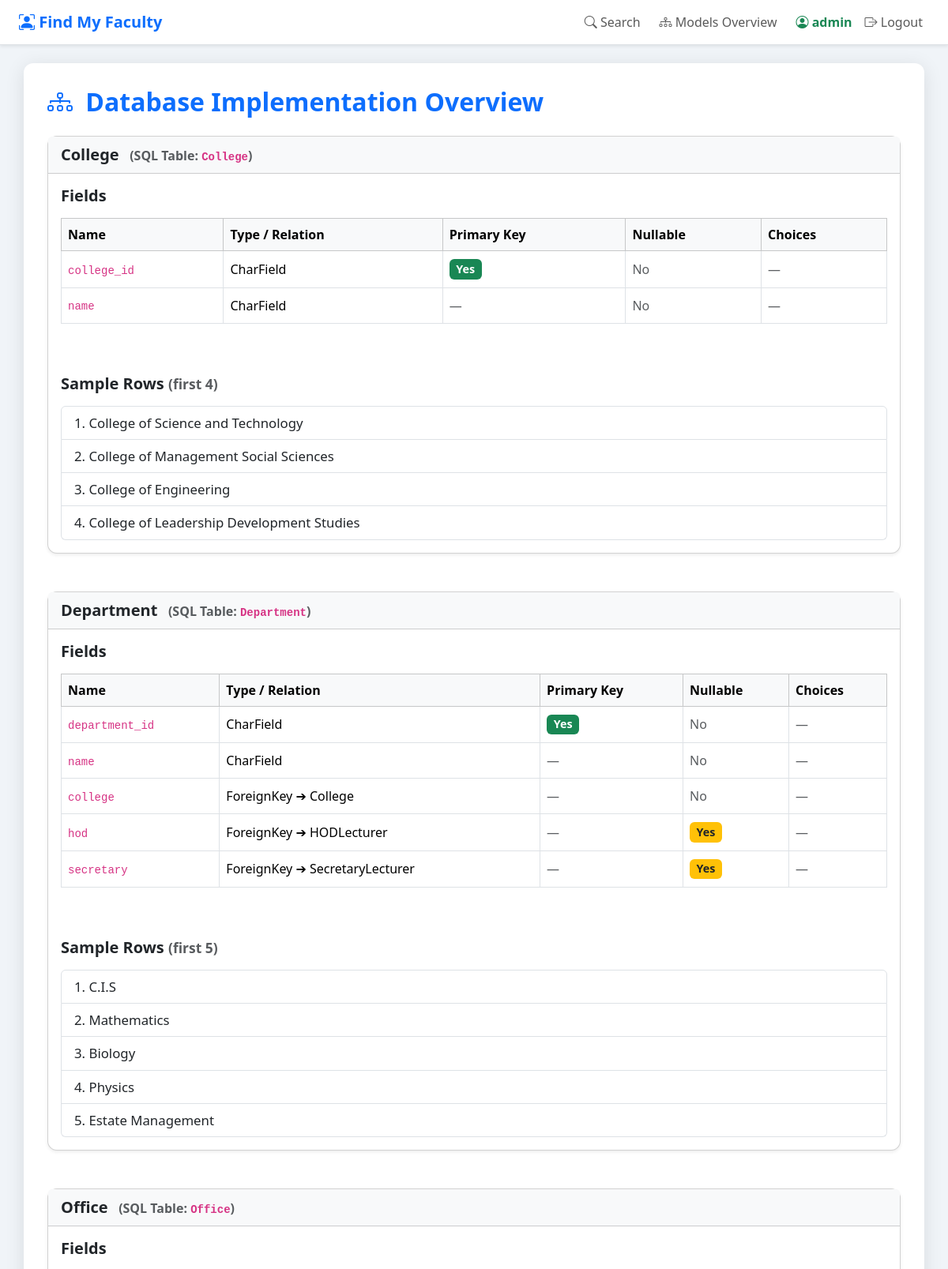
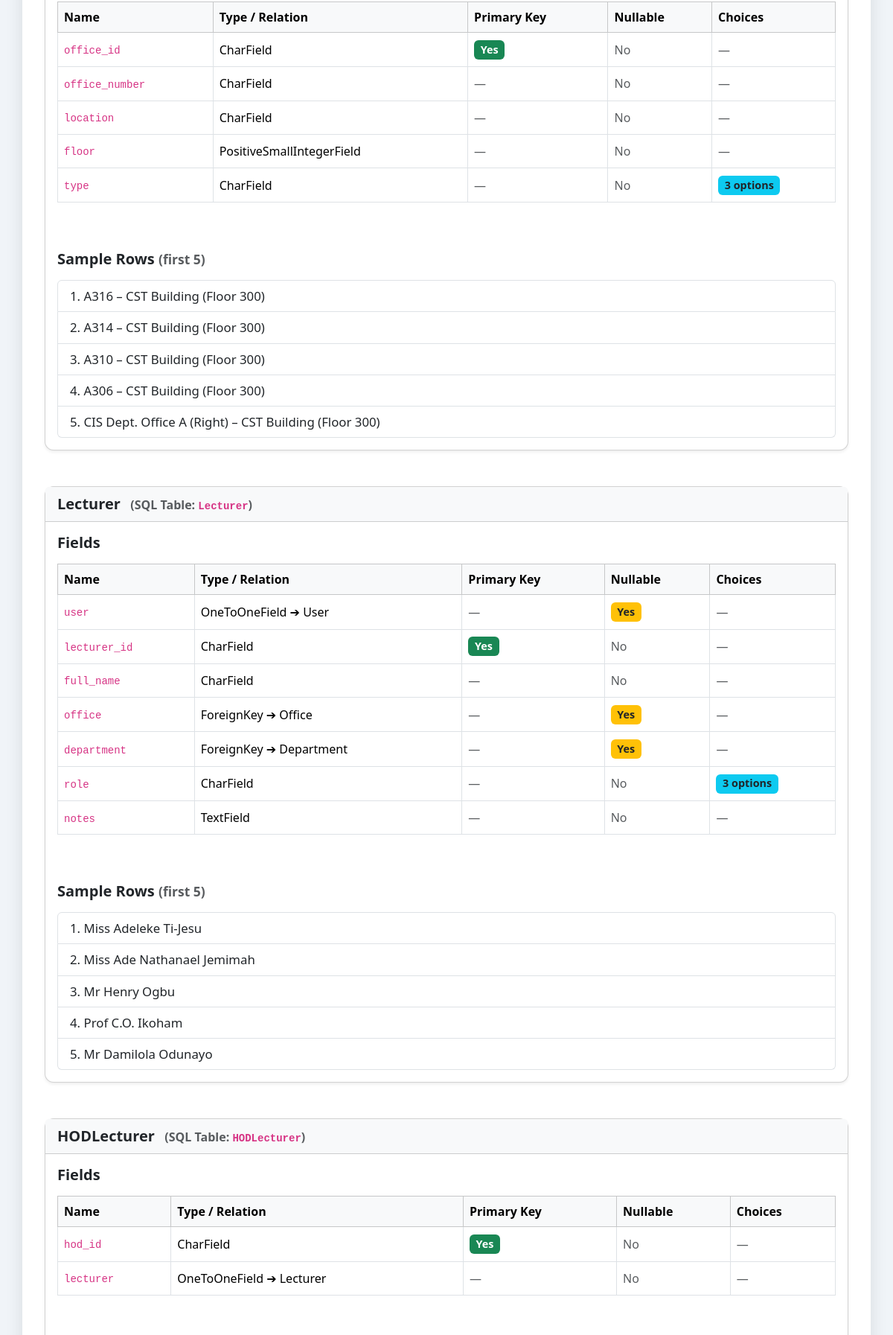
/model-diagram/ (signed in, upper part), run on the app's committed database (2 pictures, top to bottom).
### find_my_lecturer_app/models.py (models this page shows)
class College(models.Model):
    college_id = models.CharField(primary_key=True, max_length=8)
    name = models.CharField(max_length=100)
    class Meta:
        db_table = "College"
    def __str__(self):
        return self.name

class Department(models.Model):
    department_id = models.CharField(primary_key=True, max_length=8)
    name = models.CharField(max_length=100)
    college = models.ForeignKey(
        College,
        on_delete=models.PROTECT,
        related_name="departments",
    )
    hod = models.ForeignKey(
        "HODLecturer",
        on_delete=models.SET_NULL,
        null=True,
        blank=True,
        related_name="departments",
    )
    secretary = models.ForeignKey(
        "SecretaryLecturer",
        on_delete=models.SET_NULL,
        null=True,
        blank=True,
        related_name="departments",
    )
    class Meta:
        db_table = "Department"
    def __str__(self):
        return self.name

class Office(models.Model):
    TYPE_STANDARD = "STANDARD"
    TYPE_CUBICLE = "CUBICLE"
    TYPE_LAB = "LABORATORY"
    TYPE_CHOICES = [
        (TYPE_STANDARD, "Standard"),
        (TYPE_CUBICLE, "Cubicle"),
        (TYPE_LAB, "Laboratory"),
    ]
    office_id = models.CharField(primary_key=True, max_length=8)
    office_number = models.CharField(max_length=50)
    location = models.CharField(max_length=100)
    floor = models.PositiveSmallIntegerField()
    type = models.CharField(max_length=20, choices=TYPE_CHOICES)
    class Meta:
        db_table = "Office"
    def __str__(self):
        return f"{self.office_number} – {self.location} (Floor {self.floor})"

class Lecturer(models.Model):
    ROLE_LECTURER = "LECTURER"
    ROLE_HOD = "HOD"  # kept for quick filtering; actual role linkage is via *HODLecturer*
    ROLE_SECRETARY = "SECRETARY"  # idem
    ROLE_CHOICES = [
        (ROLE_LECTURER, "Lecturer"),
        (ROLE_HOD, "Head of Department"),
        (ROLE_SECRETARY, "Secretary"),
    ]
    user = models.OneToOneField(
        settings.AUTH_USER_MODEL,
        on_delete=models.CASCADE,
        related_name="lecturer_profile",
        null=True,
        blank=True,
    )
    lecturer_id = models.CharField(primary_key=True, max_length=8)
    full_name = models.CharField(max_length=120)
    office = models.ForeignKey(
        Office,
        on_delete=models.SET_NULL,
        null=True,
        blank=True,
        related_name="lecturers",
    )
    department = models.ForeignKey(
        Department,
        on_delete=models.SET_NULL,
        null=True,
        blank=True,
        related_name="lecturers",
    )
    role = models.CharField(max_length=10, choices=ROLE_CHOICES)
    notes = models.TextField(blank=True)
    class Meta:
        db_table = "Lecturer"
    def __str__(self):
        return self.full_name

### find_my_lecturer_app/views.py (the view)
# urls.py: path("model-diagram/", views.ModelsOverviewView.as_view(), name="models-overview"),
class ModelsOverviewView(TemplateView):
    template_name = "find_my_lecturer_app/models_overview.html"
    model_set = [College, Department, Office, Lecturer, HODLecturer, SecretaryLecturer]
    def get_context_data(self, **kwargs):
        context = super().get_context_data(**kwargs)
        models_info = []
        for mdl in self.model_set:
            meta = mdl._meta
            field_info = []
            for field in meta.get_fields():
                if not getattr(field, "concrete", False):
                    continue
                if field.is_relation and field.related_model:
                    f_type = f"{capfirst(field.get_internal_type())} ➔ {field.related_model.__name__}"
                else:
                    f_type = field.get_internal_type()
                field_info.append({
                    "name": field.name,
                    "type": f_type,
                    "null": getattr(field, "null", False),
                    "pk": field.primary_key,
                    "choices": field.choices if field.choices else None,
                })
            sample_rows = mdl.objects.all()[:5]
            models_info.append({
                "model_name": mdl.__name__,
                "db_table": meta.db_table,
                "fields": field_info,
                "samples": sample_rows,
            })
        context["models_info"] = models_info
        return context

### find_my_lecturer_app/models.py (called while the page is built)
    def __str__(self):
        return f"HOD {self.hod_id} – {self.lecturer.full_name}"

    def __str__(self):
        return f"Secretary {self.secretary_id} – {self.lecturer.full_name}"

### find_my_lecturer_app/templates/find_my_lecturer_app/models_overview.html (shortened to what this page needs)
{% extends "find_my_lecturer_app/base.html" %}
{% block content %}
<h2 class="mb-4 text-primary fw-bold">
  <i class="bi bi-diagram-3 me-2"></i> Database Implementation Overview
</h2>
{% for m in models_info %}
  <div class="card model-card shadow-sm mb-5">
    <div class="card-header">
      {{ m.model_name }}
      <span class="text-muted fs-6"> &nbsp; (SQL Table: <code>{{ m.db_table }}</code>)</span>
    </div>
    <div class="card-body">
      <h5 class="fw-semibold mb-3">Fields</h5>
      <div class="table-responsive">
        <table class="table table-hover table-bordered model-table">
          <thead class="table-light">
            <tr class="align-middle">
              <th>Name</th>
              <th>Type / Relation</th>
              <th>Primary Key</th>
              <th>Nullable</th>
              <th>Choices</th>
            </tr>
          </thead>
          <tbody>
            {% for f in m.fields %}
              <tr>
                <td><code>{{ f.name }}</code></td>
                <td>{{ f.type }}</td>
                <td>
                  {% if f.pk %}
                    <span class="badge bg-success">Yes</span>
                  {% else %}
                    <span class="text-muted">—</span>
                  {% endif %}
                </td>
                <td>
                  {% if f.null %}
                    <span class="badge bg-warning text-dark">Yes</span>
                  {% else %}
                    <span class="text-muted">No</span>
                  {% endif %}
                </td>
                <td>
                  {% if f.choices %}
                    <span class="badge bg-info text-dark">{{ f.choices|length }} option{{ f.choices|length|pluralize }}</span>
                  {% else %}
                    <span class="text-muted">—</span>
                  {% endif %}
                </td>
              </tr>
            {% endfor %}
          </tbody>
        </table>
      </div>
      <h5 class="fw-semibold mt-5 mb-3">Sample Rows <small class="text-muted">(first {{ m.samples|length }})</small></h5>
      {% if m.samples %}
        <ol class="list-group list-group-numbered">
          {% for obj in m.samples %}
            <li class="list-group-item">{{ obj }}</li>
          {% endfor %}
        </ol>
      {% else %}
        <p class="text-muted"><em>No data yet.</em></p>
      {% endif %}
    </div>
  </div>
{% endfor %}
{% endblock %}

### find_my_lecturer_app/templates/find_my_lecturer_app/base.html (shortened to what this page needs)
{% load static %}
{% load tz %}
<!DOCTYPE html>
<html lang="en">
<head>
  <link rel="stylesheet" href="{% static 'css/bootstrap.min.css' %}">
  <link href="https://cdn.jsdelivr.net/npm/bootstrap-icons@1.10.5/font/bootstrap-icons.css" rel="stylesheet">
</head>
<body>
  <nav class="navbar navbar-expand-lg bg-white fixed-top border-bottom shadow-sm">
    <div class="container-fluid px-4">
      <a class="navbar-brand" href="{% url 'find_my_lecturer_app:home' %}">
        <i class="bi bi-person-bounding-box"></i> Find My Faculty
      </a>
      <div class="collapse navbar-collapse">
        <ul class="navbar-nav ms-auto align-items-center">
          <li class="nav-item me-2">
            <a class="nav-link btn btn-outline-primary" href="{% url 'find_my_lecturer_app:lecturer-search' %}">
              <i class="bi bi-search"></i> Search
            </a>
          </li>
          <li class="nav-item me-3">
            <a class="nav-link btn btn-outline-secondary" href="{% url 'find_my_lecturer_app:models-overview' %}">
              <i class="bi bi-diagram-3"></i> Models Overview
            </a>
          </li>
          {% if user.is_authenticated %}
            <li class="nav-item me-2">
              <span class="navbar-text text-success fw-semibold">
                <i class="bi bi-person-circle"></i> {{ user.get_full_name|default:user.username }}
              </span>
            </li>
            <li class="nav-item">
              <form method="post" action="{% url 'find_my_lecturer_app:logout' %}">
                <button type="submit" class="nav-link btn btn-danger">
                  <i class="bi bi-box-arrow-right"></i> Logout
                </button>
              </form>
            </li>
          {% else %}
            <li class="nav-item me-2">
              <a class="nav-link btn btn-outline-success" href="{% url 'find_my_lecturer_app:login' %}">
                <i class="bi bi-box-arrow-in-right"></i> Lecturer Login
              </a>
            </li>
          {% endif %}
        </ul>
      </div>
    </div>
  </nav>
  <div class="container main-container">
    {% block content %}{% endblock %}
  </div>
</body>
</html>

### find_my_lecturer_app/templates/find_my_lecturer_app/base.html (style rules this page uses)
html, body { height: 100%; margin: 0; }
body { display: flex; flex-direction: column; background-color: #f0f4f8; font-family: 'Segoe UI', Tahoma, Geneva, Verdana, sans-serif; }
.navbar-brand { font-weight: bold; color: #0d6efd; }
.main-container { flex: 1; margin-top: 80px; background-color: white; padding: 30px; border-radius: 12px; box-shadow: 0 4px 25px rgba(0, 0, 0, 0.1); }

### find_my_lecturer_app/templates/find_my_lecturer_app/models_overview.html (style rules this page uses)
.model-card { font-size: 1.05rem; border-radius: 12px; }
.model-card .card-header { font-size: 1.25rem; font-weight: 600; background-color: #f8f9fa; }
.model-table th, .model-table td { font-size: 1rem; vertical-align: middle; }
.model-table td { padding-top: 0.6rem; padding-bottom: 0.6rem; }
.badge { font-size: 0.9rem; padding: 0.4em 0.6em; }

### data on the page
College: name "College of Science and Technology"
College: name "College of Management Social Sciences"
College: name "College of Engineering"
College: name "College of Leadership Development Studies"
Department: name "C.I.S"
Department: name "Mathematics"
Department: name "Biology"
Department: name "Physics"
Department: name "Estate Management"
Office: office_number+location+floor "A316 – CST Building (Floor 300)"
Office: office_number+location+floor "A314 – CST Building (Floor 300)"
Office: office_number+location+floor "A310 – CST Building (Floor 300)"
Office: office_number+location+floor "A306 – CST Building (Floor 300)"
Office: office_number+location+floor "CIS Dept. Office A (Right) – CST Building (Floor 300)"
Lecturer: full_name "Miss Adeleke Ti-Jesu"
Lecturer: full_name "Miss Ade Nathanael Jemimah"
Lecturer: full_name "Mr Henry Ogbu"
Lecturer: full_name "Prof C.O. Ikoham"
Lecturer: full_name "Mr Damilola Odunayo"

### other printed values
{{ user.get_full_name|default:user.username }} "admin"
{{ m.model_name }} "College" "Department" "Office" "Lecturer" "HODLecturer"
{{ m.db_table }} "College" "Department" "Office" "Lecturer" "HODLecturer"
{{ f.name }} "college_id" "name" "department_id" "name" "college" "hod" "secretary" "office_id" "office_number" "location" "floor" "type" "user" "lecturer_id" "full_name" "office" "department" "role" "notes" "hod_id" "lecturer"
{{ f.type }} "CharField" "CharField" "CharField" "CharField" "ForeignKey ➔ College" "ForeignKey ➔ HODLecturer" "ForeignKey ➔ SecretaryLecturer" "CharField" "CharField" "CharField" "PositiveSmallIntegerField" "CharField" "OneToOneField ➔ User" "CharField" "CharField" "ForeignKey ➔ Office" "ForeignKey ➔ Department" "CharField" "TextField" "CharField" "OneToOneField ➔ Lecturer"
{{ m.samples|length }} "4" "5" "5" "5"
{{ f.choices|length }} "3" "3"
